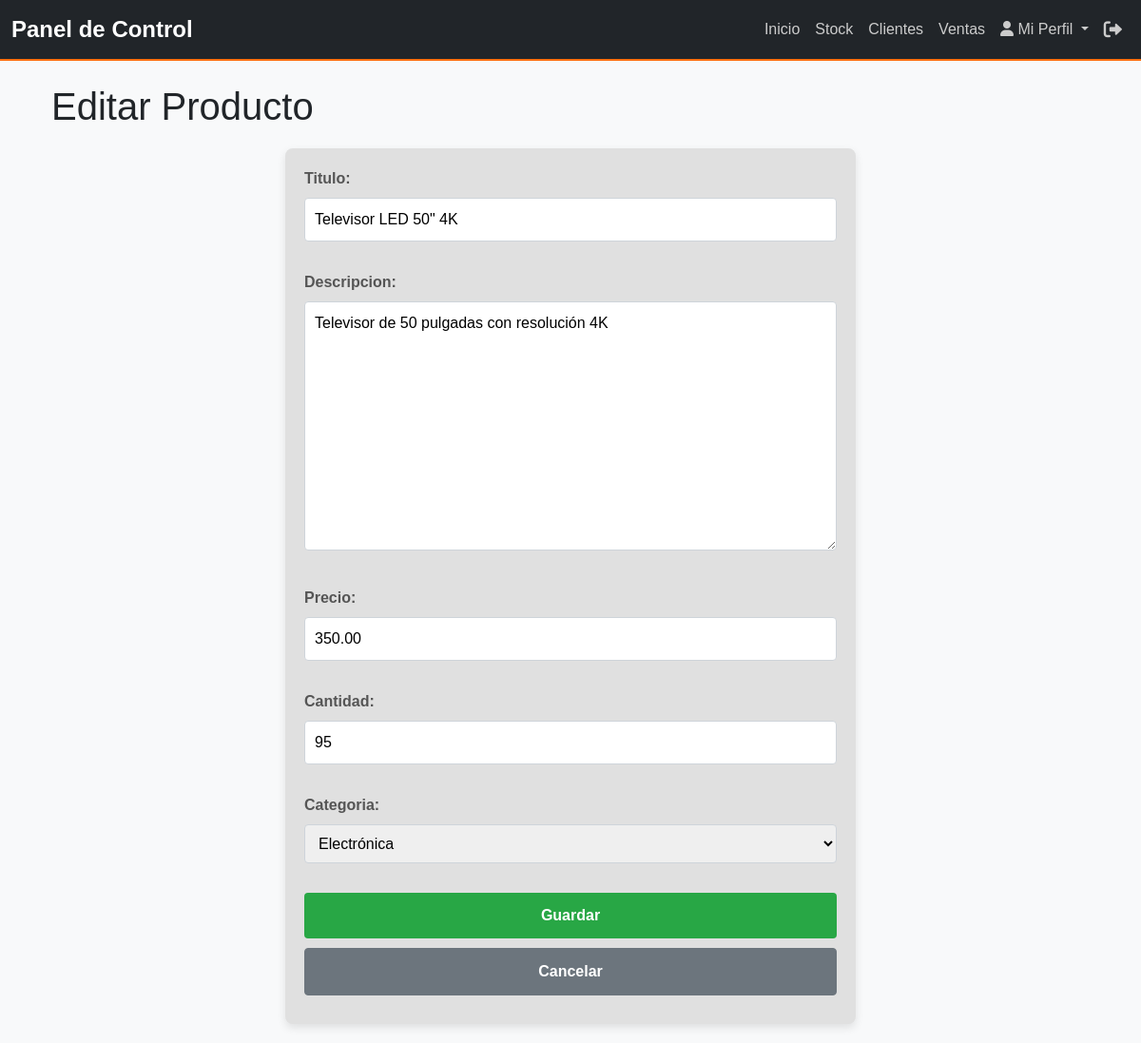
Before: /productos/4/editar/ with the older database file.
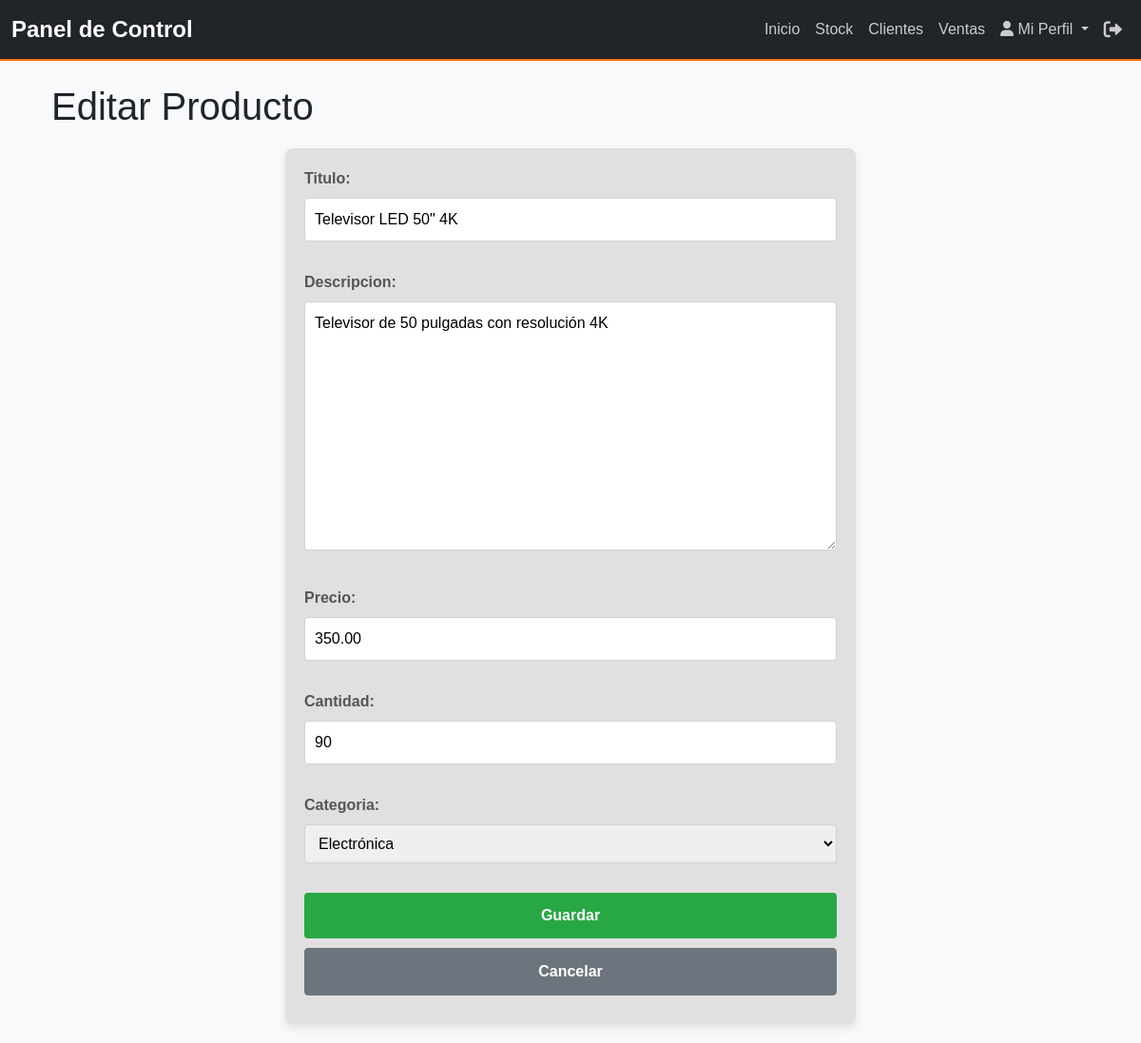
After: the same page with the newer database file.
### myapp/models.py (models this page shows, shortened)
class Producto(models.Model):
    titulo = models.CharField(max_length=200)  # Título del producto
    descripcion = models.TextField()  # Descripción del producto
    precio = models.DecimalField(max_digits=10, decimal_places=2)  # Precio del producto
    cantidad = models.PositiveIntegerField()  # Cantidad disponible
    categoria = models.ForeignKey(Categoria, on_delete=models.CASCADE, related_name='productos')
    fecha_creacion = models.DateTimeField(auto_now_add=True)  # Fecha de creación del producto
    ultima_actualizacion = models.DateTimeField(auto_now=True)  # Fecha de última actualización del producto

### myapp/views.py (the view)
# urls.py: path('productos/<int:pk>/editar/', views.ProductoUpdateView.as_view(), name='producto_update'),
class ProductoUpdateView(UpdateView):
    model = Producto
    template_name = "productos/producto_form.html"
    fields = ['titulo', 'descripcion', 'precio', 'cantidad', 'categoria']
    success_url = reverse_lazy('producto_list')

### myapp/context_processors.py (called while the page is built, shortened)
def user_role(request):
    return {'role': 'Invitado'}

### myapp/models.py (called while the page is built)
    def __str__(self):
        return self.nombre  # Representación del nombre en el panel de administración

### myapp/templates/productos/producto_form.html (shortened to what this page needs)
{% extends '../base.html' %}
{% block content %}
<div class="container mt-4">
    <h1>{% if object %}Editar Producto{% else %}Crear Nuevo Producto{% endif %}</h1>
    <form method="post" class="product-form">
        {{ form.as_p }}
        <button type="submit" class="btn btn-success">Guardar</button>
        <a href="{% url 'producto_list' %}" class="btn btn-secondary">Cancelar</a>
    </form>
</div>
{% endblock %}

Changed rows visible on the page:
changed Producto "Televisor LED 50\" 4K": cantidad "95" → "90"
